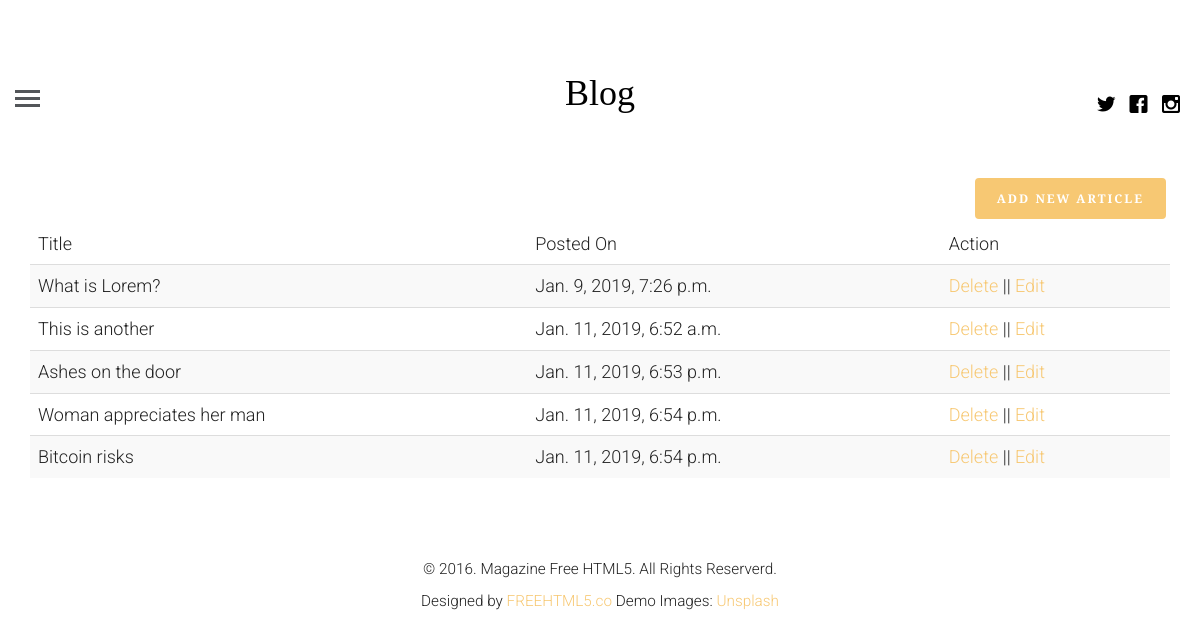
The app's page /profile (signed in), older data.
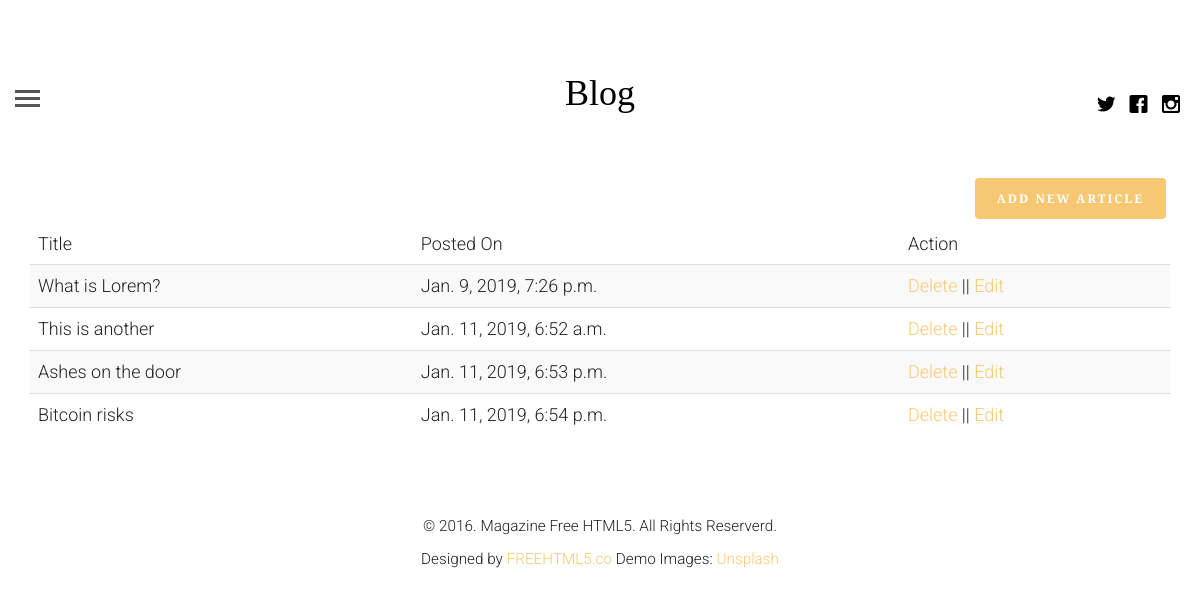
The same page, newer data.
### blogapp/models.py (models this page shows, shortened)
class Article(models.Model):
	article_author = models.ForeignKey(Author, on_delete=models.CASCADE)
	title = models.CharField(max_length=200)
	body = models.TextField()
	image = models.FileField()
	posted_on = models.DateTimeField(auto_now=False, auto_now_add=True)
	updated_on = models.DateTimeField(auto_now=True, auto_now_add=False)
	category = models.ForeignKey(Category, on_delete=models.CASCADE)

### blogapp/views.py (the view, shortened to what this page needs)
# urls.py: path('profile', views.getProfile, name='profile'),
def getProfile(request):
	if request.user.is_authenticated:
		author = get_object_or_404(User, id=request.user.id)
		author_profile = Author.objects.filter(name=request.user.id)
		if author_profile:
			author_user = get_object_or_404(Author, name=request.user.id)
			post = Article.objects.filter(article_author=author_user.id)
			return render(request, 'logged_in_profile.html', {"post":post, "user":author_user})
	else:
		return redirect('login')

### templates/logged_in_profile.html (shortened to what this page needs)
{% extends 'base.html' %}
{% block content %}
<div class="container">
	<a href="{% url 'create' %}" class="btn btn-primary pull pull-right">Add new article</a>
	<table class="table table-striped">
		<thead>
			<tr>
				<td>Title</td>
				<td>Posted On</td>
				<td>Action</td>
			</tr>
		</thead>
		<tbody>
			{% for p in post %}
				<tr>
					<td>{{ p.title }}</td>
					<td>{{ p.posted_on }}</td>
					<td><a href="{% url 'delete' pid=p.id %}">Delete</a> || <a href="{% url 'update' pid=p.id %}">Edit</a></td>
				</tr>
			{% endfor %}
		</tbody>
	</table>
</div>
{% endblock %}

### templates/base.html (shortened to what this page needs)
<!DOCTYPE html>
<html class="no-js">
	<head>
	{% load static %}
	<link rel="stylesheet" href="{% static 'css/animate.css' %}">
	<link rel="stylesheet" href="{% static 'css/icomoon.css' %}">
	<link rel="stylesheet" href="{% static 'css/bootstrap.css' %}">
	<link rel="stylesheet" href="{% static 'css/style.css' %}">
	</head>
	<body>
	<header id="fh5co-header">
		<div class="container-fluid">
			<div class="row">
				<a href="#" class="js-fh5co-nav-toggle fh5co-nav-toggle"><i></i></a>
				<ul class="fh5co-social">
					<li><a href="#"><i class="icon-twitter"></i></a></li>
					<li><a href="#"><i class="icon-facebook"></i></a></li>
					<li><a href="#"><i class="icon-instagram"></i></a></li>
				</ul>
				<div class="col-lg-12 col-md-12 text-center">
					<h1 id="fh5co-logo"><a href="{% url 'blog:index' %}">Blog</a></h1>
				</div>
			</div>
		</div>
	</header>
	<div class="container">
		<div class="row fh5co-post-entry">
			{% block content %}{% endblock %}
		</div>
	</div>
	<footer id="fh5co-footer">
		<p><small>&copy; 2016. Magazine Free HTML5. All Rights Reserverd. <br> Designed by <a href="http://freehtml5.co" target="_blank">FREEHTML5.co</a>  Demo Images: <a href="http://unsplash.com/" target="_blank">Unsplash</a></small></p>
	</footer>
	</body>
</html>

### blogapp/static/css/icomoon.css (style rules this page uses)
[class^="icon-"], [class*=" icon-"] { font-family: 'icomoon' !important; speak: none; font-style: normal; font-weight: normal; font-variant: normal; text-transform: none; line-height: 1; -webkit-font-smoothing: antialiased; -moz-osx-font-smoothing: grayscale; }
.icon-facebook:before { content: "\ea67"; }
.icon-instagram:before { content: "\ea6f"; }
.icon-twitter:before { content: "\ea7c"; }

### blogapp/static/css/style.css (style rules this page uses)
html { background: #fff; }
body { font-family: "Roboto", arial, sans-serif; font-size: 18px; font-weight: 300; line-height: 1.8; color: #222; background: #fff; }
a { color: #f7c873; -webkit-transition: 0.5s; -o-transition: 0.5s; transition: 0.5s; }
h1, h2, h3, h4, h5, h6 { font-family: "Playfair Display", times, serif; color: #000; }
p { margin-bottom: 30px; }
.btn { margin-right: 4px; margin-bottom: 4px; font-family: "Playfair Display", times, serif; font-size: 12px; letter-spacing: 2px; text-transform: uppercase; font-weight: 700; -webkit-border-radius: 4px; -moz-border-radius: 4px; -ms-border-radius: 4px; border-radius: 4px; -webkit-transition: 0.5s; -o-transition: 0.5s; transition: 0.5s; }
.btn-primary { background: #f7c873; color: #fff; border: 2px solid #f7c873; }
#fh5co-header { padding: 3em 3em; float: left; width: 100%; }
@media screen and (max-width: 1200px) { #fh5co-header { padding-left: 15px; padding-right: 15px; } }
#fh5co-header .fh5co-nav-toggle { position: absolute; top: 4.2em; left: 3em; z-index: 99; }
@media screen and (max-width: 1200px) { #fh5co-header .fh5co-nav-toggle { top: 4em; left: 15px; } }
#fh5co-header .fh5co-social { position: absolute !important; right: 3em !important; top: 3.2em; z-index: 99; -webkit-transition: 0.5s; -o-transition: 0.5s; transition: 0.5s; }
@media screen and (max-width: 1200px) { #fh5co-header .fh5co-social { right: 15px !important; top: 3.2em; } }
#fh5co-header #fh5co-logo { text-align: center; }
#fh5co-header #fh5co-logo a { color: #000; }
.fh5co-social { padding: 0; margin: 30px 0 0 0; position: relative; }
.fh5co-social li { padding: 0; margin: 0; list-style: none; display: inline; }
.fh5co-social li a { font-size: 20px; padding: 4px; color: #000; }
#fh5co-footer { padding: 3em 0; text-align: center; }
.fh5co-nav-toggle { width: 25px; height: 25px; cursor: pointer; text-decoration: none; }
.fh5co-nav-toggle i { position: relative; display: -moz-inline-stack; display: inline-block; zoom: 1; *display: inline; width: 25px; height: 3px; color: #535659; font: bold 14px/.4 Helvetica; text-transform: uppercase; text-indent: -55px; background: #535659; transition: all .2s ease-out; }
.fh5co-nav-toggle i::before, .fh5co-nav-toggle i::after { content: ''; width: 25px; height: 3px; background: #535659; position: absolute; left: 0; -webkit-transition: 0.2s; -o-transition: 0.2s; transition: 0.2s; }
.fh5co-nav-toggle i::before { top: -7px; }
.fh5co-nav-toggle i::after { bottom: -7px; }
.fh5co-nav-toggle { position: absolute; top: 18px; left: 0; z-index: 21; padding: 6px 0 0 0; display: block; margin: 0 auto; display: block; height: 44px; width: 25px; border-bottom: none !important; }

Row changes from the older to the newer data that the page shows:
removed Article: title "Woman appreciates her man", posted_on "Jan. 11, 2019, 6:54 p.m."
